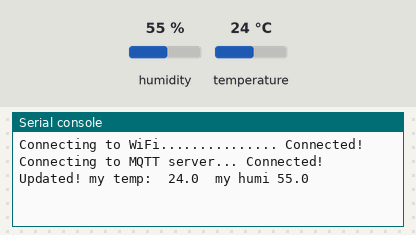
Simulated run of this program. Board: MicroPython board. Shown: the last lines printed to the serial console. The inputs (shaded band) are chosen by the test bench; at power-on: humidity 55 %, temperature 24 °C. WiFi joins after 1.5 s; no MQTT or app messages arrive unless stated.

Above: at 2.8 s.
2.9 s: humidity set to 22 %
At 12.6 s:
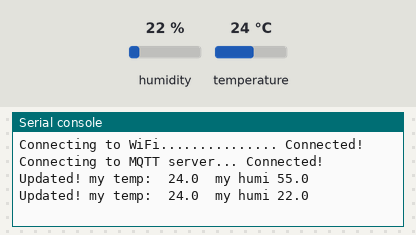
12.9 s: temperature set to 12 °C
At 22.6 s:
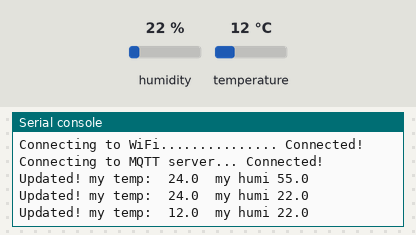
22.9 s: humidity set to 40 %
At 32.6 s:
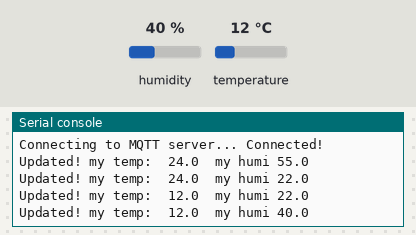
Timing chart, 0 to 34.1 s (numbered marks = the images above; inputs shaded):
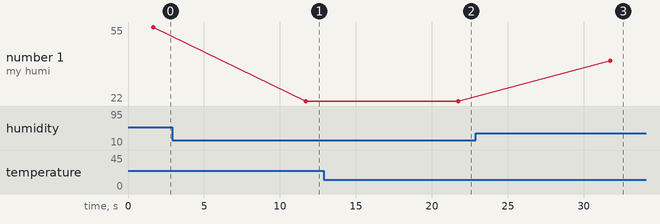

Measured:
- after the input at 2.9 s, the serial console: prints a new line after 8.8 s (image 1)
- after the input at 12.9 s, the serial console: prints a new line after 8.8 s (image 2)
- after the input at 22.9 s, the serial console: prints a new line after 8.9 s (image 3)
- plotted number 1: 55 → 22 after the input at 2.9 s, 22 → 40 after the input at 22.9 s

The program:

finalmc.py
```python
import os, machine
import gc
gc.collect()
import network
import time
from machine import Pin,WDT
import dht
import ujson
import config
from umqtt.simple import MQTTClient

# MQTT Server Parameters
MQTT_CLIENT_ID = config.MQTT_client_id
MQTT_BROKER    = config.MQTT_broker
# MQTT_BROKER    = "broker.f4.htw-berlin.de"
MQTT_USER      = config.MQTT_userName
MQTT_PASSWORD  = config.MQTT_password
MQTT_TOPIC         = config.MQTT_topic_base
MQTT_TOPIC_TEMP    = config.MQTT_topic_temp
MQTT_TOPIC_HUMI    = config.MQTT_topic_humi
MQTT_TOPIC_STATUS = config.MQTT_topic_status

sensor = dht.DHT22(Pin(2))


print("Connecting to WiFi", end="")
sta_if = network.WLAN(network.STA_IF)
sta_if.active(True)
sta_if.connect(config.Wifi_NAME, config.Wifi_PASSWORD)
while not sta_if.isconnected():
  print(".", end="")
  time.sleep(0.1)
print(" Connected!")

print("Connecting to MQTT server... ", end="")
client = MQTTClient(
    MQTT_CLIENT_ID,
    MQTT_BROKER,
    user = MQTT_USER,
    password = MQTT_PASSWORD,
    keepalive=60)  # must ping broker at least every 60 sec

status_offline_msg = ujson.dumps({
    "client_id": MQTT_CLIENT_ID,
    "status": "offline"
})
status_online_msg = ujson.dumps({
    "client_id": MQTT_CLIENT_ID,
    "status": "online"
})
# Set Last Will: broker publishes "offline" if client disconnects unexpectedly
client.set_last_will(topic=MQTT_TOPIC_STATUS, msg= status_offline_msg, retain=True)

client.connect()

print("Connected!")

# Announce online status
client.publish(MQTT_TOPIC_STATUS, msg= status_online_msg , retain=True)
while True:
    try:

        sensor.measure()
        mytemp= sensor.temperature()
        myhumi = sensor.humidity()
        print("Updated! my temp: ", mytemp, " my humi", myhumi)
        client.publish(MQTT_TOPIC_TEMP, str(mytemp))
        client.publish(MQTT_TOPIC_HUMI, str(myhumi))
        time.sleep(10)

    except Exception as e:
        print("Error:", e)
```

config.py
```python
MQTT_client_id = "Niranjana_Test"
MQTT_broker    = "raspi3e37.f4.htw-berlin.de"
MQTT_userName      = "NiraRajaraman"
MQTT_password  = "HTD@1310"
Wifi_NAME = "Rechnernetze"
Wifi_PASSWORD = "rnFIW625"
MQTT_topic_base     = "ProIT_IoT/Niranjana"
MQTT_topic_temp    = MQTT_topic_base+ "/temp"
MQTT_topic_humi     = MQTT_topic_base+"/humi"
MQTT_topic_status = MQTT_topic_base+"/status"
```
